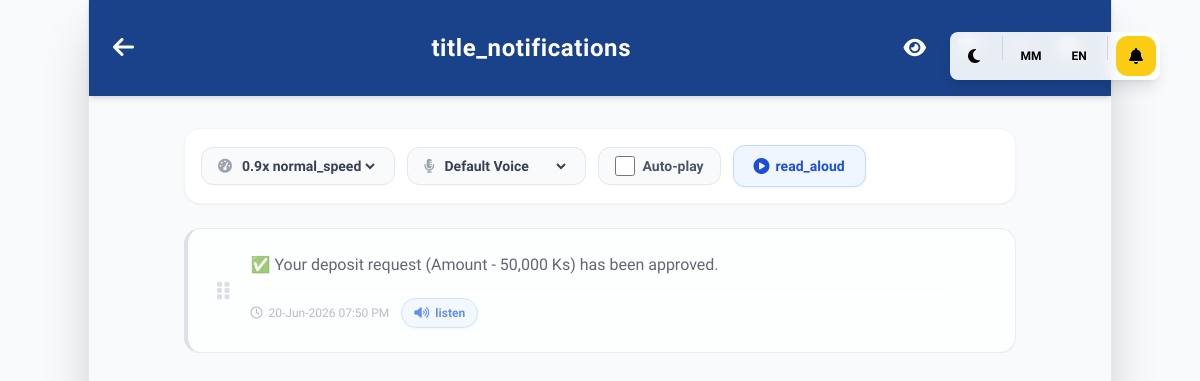
Screenshot of /notifications.php (signed in) with the database file from the repository.
### tables this page shows
CREATE TABLE `system_notifications` (
  `id` int(11) NOT NULL,
  `user_id` int(11) DEFAULT NULL,
  `message` text NOT NULL,
  `image_url` varchar(255) DEFAULT NULL,
  `is_important` tinyint(1) NOT NULL DEFAULT 0,
  `sort_order` int(11) DEFAULT 0,
  `is_read` tinyint(1) NOT NULL DEFAULT 0,
  `created_at` timestamp NOT NULL DEFAULT current_timestamp()
);

CREATE TABLE `users` (
  `id` int(11) NOT NULL,
  `username` varchar(50) NOT NULL,
  `phone_number` varchar(20) NOT NULL,
  `referral_code` varchar(20) DEFAULT NULL,
  `referred_by` int(11) DEFAULT NULL,
  `password` varchar(255) NOT NULL,
  `transaction_pin` varchar(255) DEFAULT NULL,
  `google2fa_secret` varchar(255) DEFAULT NULL,
  `avatar` varchar(255) DEFAULT NULL,
  `balance` decimal(10,2) DEFAULT 0.00,
  `vip_level` varchar(20) DEFAULT 'Standard',
  `lifetime_bet` decimal(15,2) DEFAULT 0.00,
  `agent_commission_percent` decimal(5,2) DEFAULT 0.00,
  `agent_share_percent` decimal(5,2) DEFAULT 0.00,
  `kbz_pay_number` varchar(50) DEFAULT NULL,
  `kbz_pay_name` varchar(100) DEFAULT NULL,
  `wave_pay_number` varchar(50) DEFAULT NULL,
  `wave_pay_name` varchar(100) DEFAULT NULL,
  `payment_info_json` text DEFAULT NULL,
  `role` enum('user','sub_admin','admin') NOT NULL DEFAULT 'user',
  `created_at` timestamp NOT NULL DEFAULT current_timestamp(),
  `is_banned` tinyint(1) DEFAULT 0,
  `last_bonus_date` date DEFAULT NULL,
  `last_active` timestamp NOT NULL DEFAULT current_timestamp(),
  `last_login_ip` varchar(45) DEFAULT NULL,
  `telegram_chat_id` varchar(50) DEFAULT NULL,
  `verification_status` enum('pending','approved','rejected') DEFAULT 'approved',
  `notifications` int(11) DEFAULT 0
);

### lang/language.php (called while the page is built, shortened)
<?php
$current_lang = $_SESSION['lang'];
$lang_file = __DIR__ . "/{$current_lang}.php";
global $translations;
if (file_exists($lang_file)) {
    $translations = include($lang_file);
} elseif (file_exists(__DIR__ . "/mm.php")) {
    $translations = include(__DIR__ . "/mm.php");
} else {
    $translations = [];
}
function __($key) {
    global $translations;
    return $translations[$key] ?? $key;
}

### notifications.php (the view, shortened to what this page needs)
<?php
require_once __DIR__ . '/core/db_connect.php';
require_once __DIR__ . '/lang/language.php';
$user_id = $_SESSION['user_id'];
$user_stmt = $conn->prepare("SELECT username, notifications FROM users WHERE id = ?");
$user_stmt->bind_param("i", $user_id);
$user_stmt->execute();
$user_res = $user_stmt->get_result()->fetch_assoc();
$current_username = $user_res['username'] ?? '';
$unread_only = isset($_GET['unread_only']) && $_GET['unread_only'] == '1';
$important_only = isset($_GET['important_only']) && $_GET['important_only'] == '1';
$with_images = isset($_GET['with_images']) && $_GET['with_images'] == '1';
$start_date = $_GET['start_date'] ?? '';
$end_date = $_GET['end_date'] ?? '';
$filter_sql = "";
$filter_params = [];
$filter_types = "";
$limit = 15;
$page = isset($_GET['page']) ? max(1, intval($_GET['page'])) : 1;
$offset = ($page - 1) * $limit;
$data_sql = "SELECT * FROM system_notifications WHERE (user_id IS NULL OR user_id = ?) " . $filter_sql . " ORDER BY sort_order ASC, created_at DESC LIMIT ?, ?";
$stmt = $conn->prepare($data_sql);
$all_data_params = array_merge([$user_id], $filter_params, [$offset, $limit]);
$all_data_types = "i" . $filter_types . "ii";
$stmt->bind_param($all_data_types, ...$all_data_params);
$stmt->execute();
$notifications = $stmt->get_result()->fetch_all(MYSQLI_ASSOC);
?>
<?php
require_once __DIR__ . '/includes/header.php';
?>
<body class="w-full md:max-w-3xl lg:max-w-5xl mx-auto min-h-screen bg-gray-50 md:shadow-2xl md:border-x border-gray-200 transition-all duration-300 pb-20 md:pb-24 flex flex-col">
    <div class="bg-primary text-white flex items-center p-4 md:p-6 sticky top-0 z-20 shadow-md relative w-full">
        <a href="index.php" class="mr-4 text-xl md:text-2xl w-6 md:w-10 hover:scale-110 transition-transform"><i class="fas fa-arrow-left"></i></a>
        <h1 class="text-xl md:text-2xl font-bold flex-1 text-center tracking-wide"><?= __('title_notifications') ?></h1>
        <?php
            $params = $_GET;
            $params['unread_only'] = $unread_only ? '0' : '1';
            unset($params['page']);
            $toggle_unread_url = "?" . http_build_query($params);
        ?>
        <div class="flex items-center gap-1 md:gap-3">
            <a href="<?= $toggle_unread_url ?>" class="p-2 md:p-2.5 <?= $unread_only ? 'text-yellow-400 bg-white/10 rounded-full' : 'text-white' ?> hover:text-gray-200 hover:bg-white/10 rounded-full transition-all" title="<?= $unread_only ? __('show_all') : __('show_unread_only') ?>">
                <i class="fas <?= $unread_only ? 'fa-eye-slash' : 'fa-eye' ?> text-lg md:text-xl"></i>
            </a>
            <button type="button" onclick="document.getElementById('filterSection').classList.toggle('hidden')" class="p-2 md:p-2.5 <?= ($unread_only || $important_only || $with_images || !empty($start_date) || !empty($end_date)) ? 'text-yellow-400 bg-white/10 rounded-full' : 'text-white' ?> hover:text-gray-200 hover:bg-white/10 rounded-full transition-all" title="<?= __('filter') ?>">
            </button>
            <form method="POST" action="" class="flex-none">
                <button type="submit" class="text-white hover:text-gray-200 hover:bg-white/10 rounded-full transition-all p-2 md:p-2.5" title="<?= __('mark_all_read') ?>">
                </button>
            </form>
            <form method="POST" action="" class="flex-none" onsubmit="return confirm('<?= addslashes(__('confirm_delete_all_noti')) ?>');">
                <button type="submit" class="text-white hover:text-red-300 hover:bg-white/10 rounded-full transition-all p-2 md:p-2.5" title="<?= __('delete_all') ?>">
                </button>
            </form>
        </div>
    </div>
    <div class="p-4 md:p-8 flex-1 w-full mx-auto max-w-4xl">
        <?php if (count($notifications) > 0): ?>
            <div class="flex flex-col md:flex-row justify-between md:items-center mb-5 md:mb-6 gap-3 md:gap-4 bg-white p-3 md:p-4 rounded-2xl border border-gray-100 shadow-sm">
                <div class="flex flex-wrap items-center gap-2 md:gap-3">
                    <div class="flex items-center gap-1.5 bg-gray-50 hover:bg-gray-100 px-3 md:px-4 py-2 rounded-xl border border-gray-200 transition-colors">
                        <i class="fas fa-tachometer-alt text-gray-400 text-xs md:text-sm"></i>
                        <select id="ttsSpeed" class="text-xs md:text-sm text-gray-700 bg-transparent focus:outline-none font-bold cursor-pointer" onchange="localStorage.setItem('ttsSpeed', this.value)">
                            <option value="0.9" selected>0.9x <?= __('normal_speed') ?></option>
                        </select>
                    </div>
                    <div class="flex items-center gap-1.5 bg-gray-50 hover:bg-gray-100 px-3 md:px-4 py-2 rounded-xl border border-gray-200 transition-colors hidden sm:flex">
                        <i class="fas fa-microphone-alt text-gray-400 text-xs md:text-sm"></i>
                        <select id="ttsVoice" class="text-xs md:text-sm text-gray-700 bg-transparent focus:outline-none font-bold cursor-pointer w-24 md:w-32 truncate" onchange="localStorage.setItem('ttsVoice', this.value)">
                            <option value="">Default Voice</option>
                        </select>
                    </div>
                    <label class="flex items-center gap-2 bg-gray-50 hover:bg-blue-50 px-3 md:px-4 py-2 rounded-xl border border-gray-200 cursor-pointer transition-colors group">
                        <input type="checkbox" id="ttsAutoPlay" class="w-4 h-4 md:w-5 md:h-5 text-primary border-gray-300 rounded focus:ring-primary" onchange="localStorage.setItem('ttsAutoPlay', this.checked)">
                        <span class="text-xs md:text-sm text-gray-600 font-bold group-hover:text-blue-700 transition-colors">Auto-play</span>
                    </label>
                    <button type="button" onclick="playAllUnread()" class="text-xs md:text-sm bg-blue-50 px-3 md:px-5 py-2 rounded-xl border border-blue-200 text-blue-700 hover:bg-blue-600 hover:text-white hover:border-blue-600 transition-all font-bold flex items-center gap-1.5 shadow-sm" title="<?= __('read_all_unread_tooltip') ?>">
                        <i class="fas fa-play-circle text-sm md:text-base"></i> <span class="hidden sm:inline"><?= __('read_aloud') ?></span>
                    </button>
                </div>
            </div>
            <div class="space-y-3 md:space-y-4" id="notificationList">
                <?php foreach ($notifications as $noti): ?>
                    <div class="notification-wrapper relative" data-id="<?= $noti['id'] ?>">
                        <div class="absolute inset-0 rounded-xl md:rounded-2xl overflow-hidden flex justify-between items-center z-0">
                            <div id="swipeReadBg" class="absolute inset-y-0 left-0 w-1/2 flex items-center pl-6 md:pl-8 text-white bg-transparent transition-colors duration-200">
                            </div>
                            <div id="swipeDeleteBg" class="absolute inset-y-0 right-0 w-1/2 flex items-center justify-end pr-6 md:pr-8 text-white bg-transparent transition-colors duration-200">
                            </div>
                        </div>
                        <div class="notification-card bg-white p-4 md:p-6 rounded-xl md:rounded-2xl shadow-sm border border-l-4 <?= (isset($noti['is_important']) && $noti['is_important']) ? 'border-l-red-500 bg-red-50/50 shadow-md' : ((isset($noti['is_read']) && $noti['is_read']) ? 'border-gray-200 border-l-gray-300 opacity-70' : 'border-l-primary hover:shadow-md') ?> group transition-all duration-300 relative z-10 flex gap-3 md:gap-4"
                             data-noti-id="<?= $noti['id'] ?>"
                             data-is-read="<?= (isset($noti['is_read']) && $noti['is_read']) ? '1' : '0' ?>"
                             data-can-delete="<?= ($noti['user_id'] !== NULL) ? 'true' : 'false' ?>">
                            <div class="drag-handle shrink-0 self-center hidden sm:flex text-gray-300 hover:text-gray-400 cursor-grab md:pr-2">
                                <i class="fas fa-grip-vertical text-lg md:text-xl"></i>
                            </div>
                            <div class="flex-1 min-w-0">
                                <div class="flex justify-between items-start gap-3">
                                    <div class="flex-1 min-w-0">
                                        <div class="<?= (isset($noti['is_important']) && $noti['is_important']) ? 'text-red-900 font-bold' : 'text-gray-800' ?> text-sm md:text-base leading-relaxed mb-3 pr-16 md:pr-20">
                                            <?php
                                                $raw_message = $noti['message'];
                                                $personalized_message = str_replace('{username}', $current_username, $raw_message);
                                                $safe_message = htmlspecialchars($personalized_message, ENT_QUOTES, 'UTF-8');
                                                $url_pattern = '/(https?:\/\/[^\s<>"\'`]+)/i';
                                                $msg_with_links = preg_replace($url_pattern, '<a href="$1" target="_blank" class="text-blue-600 hover:text-blue-800 underline font-bold transition-colors" rel="noopener noreferrer">$1</a>', $safe_message);
                                                echo nl2br($msg_with_links);
                                            ?>
                                        </div>
                                        <div class="flex flex-wrap items-center gap-3 mt-2 border-t border-gray-100/50 pt-2">
                                            <p class="text-[10px] md:text-xs text-gray-400 font-medium flex items-center gap-1.5"><i class="far fa-clock"></i> <?= date('d-M-Y h:i A', strtotime($noti['created_at'])) ?></p>
                                            <button type="button" onclick="speakText(this, '<?= htmlspecialchars(strip_tags(str_replace(["\r", "\n"], ' ', $personalized_message)), ENT_QUOTES, 'UTF-8') ?>')" class="text-[10px] md:text-xs text-blue-600 hover:text-white bg-blue-50 hover:bg-blue-600 font-bold transition-all flex items-center gap-1.5 px-3 py-1.5 rounded-full border border-blue-200 hover:border-blue-600 shadow-sm" title="<?= __('listen') ?>">
                                                <i class="fas fa-volume-up"></i> <?= __('listen') ?>
                                            </button>
                                        </div>
                                    </div>
                                </div>
                            </div>
                        </div>
                    </div>
                <?php endforeach; ?>
            </div>
        <?php endif; ?>
    </div>
</body>
</html>

### includes/header.php (style rules this page uses)
body { font-family: 'Plus Jakarta Sans', 'Padauk', sans-serif; background-color: #f1f5fb; transition: background-color 0.3s ease; -webkit-font-smoothing: antialiased; text-rendering: optimizeLegibility; }
.bg-primary { background-color: #1a428a; }
.text-primary { color: #1a428a; }

### notifications.php (style rules this page uses)
.notification-wrapper { transition: all 0.4s cubic-bezier(0.4, 0, 0.2, 1); overflow: hidden; max-height: 1000px; }
.notification-card { will-change: transform; backface-visibility: hidden; perspective: 1000px; transition: transform 0.5s cubic-bezier(0.175, 0.885, 0.32, 1.275), opacity 0.3s ease; }
.drag-handle { cursor: grab; padding: 10px 5px; color: #cbd5e1; display: flex; align-items: center; justify-content: center; }

### rows the page displays
system_notifications: user+message "✅ Your deposit request (Amount - 50,000 Ks) has been approved.", created_at "20-Jun-2026 07:50 PM"

### other values shown
__('title_notifications') "title_notifications"
__('read_aloud') "read_aloud"
